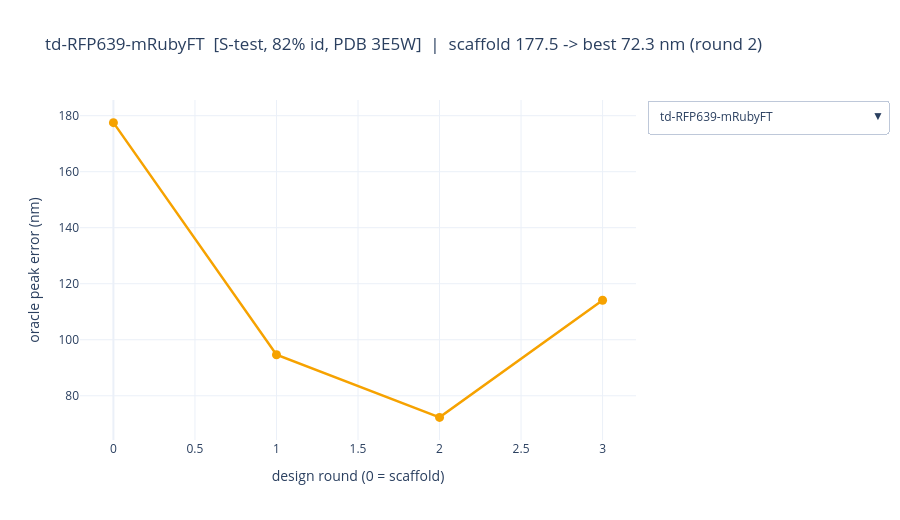

This figure's notebook cell:
### Markdown cell above
## 3. Per-task trajectory viewer (use the dropdown)

Oracle peak error vs design round for each task; **round 0 = scaffold**. Pick a task from the dropdown.
The scaffold-only baseline and the best round are annotated.

### Code cell
tasks = list(best.sort_values(["cohort", "d_err"])["task"])
fig = go.Figure()
for k, tk in enumerate(tasks):
    g = traj[traj.example == tk].sort_values("round")
    coh = g["cohort"].iloc[0]
    fig.add_trace(go.Scatter(
        x=g["round"], y=g["peak_err"], mode="lines+markers", name=tk, visible=(k == 0),
        line=dict(color=COLOR[coh], width=2.5), marker=dict(size=9),
        hovertemplate="round %{x}<br>oracle err %{y:.1f} nm<br>ppl %{customdata[0]:.1f}"
                      "<br>id->scaf %{customdata[1]:.0%}<extra></extra>",
        customdata=np.stack([g["ppl"], g["ident_to_scaffold"]], axis=-1)))

buttons = []
for k, tk in enumerate(tasks):
    vis = [i == k for i in range(len(tasks))]
    row = best[best.task == tk].iloc[0]
    ttl = (f"{tk}  [{row['cohort']}, {row['seq_id']:.0%} id, PDB {row['pdb']}]  |  "
           f"scaffold {row['scaf_err']:.1f} -> best {row['best_err']:.1f} nm (round {row['best_round']})")
    buttons.append(dict(label=tk, method="update", args=[{"visible": vis}, {"title": ttl}]))

first = best[best.task == tasks[0]].iloc[0]
fig.update_layout(
    updatemenus=[dict(buttons=buttons, x=1.02, y=1.0, xanchor="left", direction="down")],
    template=pio_tmpl, width=900, height=520,
    xaxis_title="design round (0 = scaffold)", yaxis_title="oracle peak error (nm)",
    title=(f"{tasks[0]}  [{first['cohort']}, {first['seq_id']:.0%} id, PDB {first['pdb']}]  |  "
           f"scaffold {first['scaf_err']:.1f} -> best {first['best_err']:.1f} nm (round {first['best_round']})"))
fig.show()
